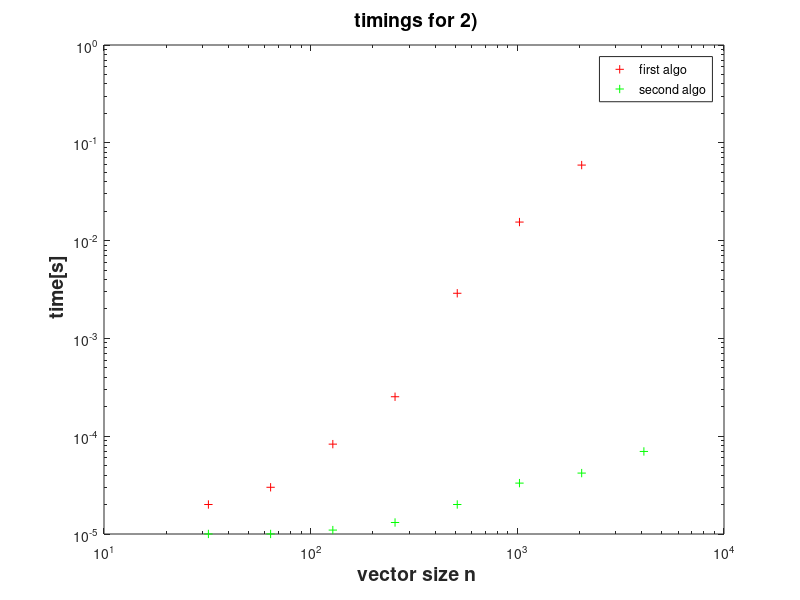

Source code (MATLAB):
nruns = 3;
res1 = [];
res2 = [];
ns = 2.^(5:12);
for n = ns
  % params
  alpha = rand(1);
  u = rand(n, 1);
  v = rand(n, 1);
  x = rand(n, 1);
  % timevar
  time1 = realmax;
  time2 = realmax;
  for k=1:nruns
    % algo 1
    tic;
        A1 = (eye(n) + alpha * u * v') * x;
    time1 = min(toc,time1);
    % algo 2
    tic;
        A2 = x + alpha * u * (v' * x);
    time2 = min(toc,time2);
  end;
  res1 = [res1; time1];
  res2 = [res2; time2];
end
figure('name','timings arrowmatvec');
c11 = sum(res1)/sum(ns.^1);
c12 = sum(res2)/sum(ns.^2);
loglog(ns, res1, 'r+'); hold on;
loglog(ns, res2, 'g+'); hold on;
xlabel('{\bf vector size n}','fontsize',14);
ylabel('{\bf time[s]}','fontsize',14);
title('{\bf timings for 2)}','fontsize',14);
legend('first algo', 'second algo', 'location','best');
%print -depsc2 '../PICTURES/arrowmatvectiming.eps';
%print -djpeg95 '../PICTURES/arrowmatvectiming.jpg';
